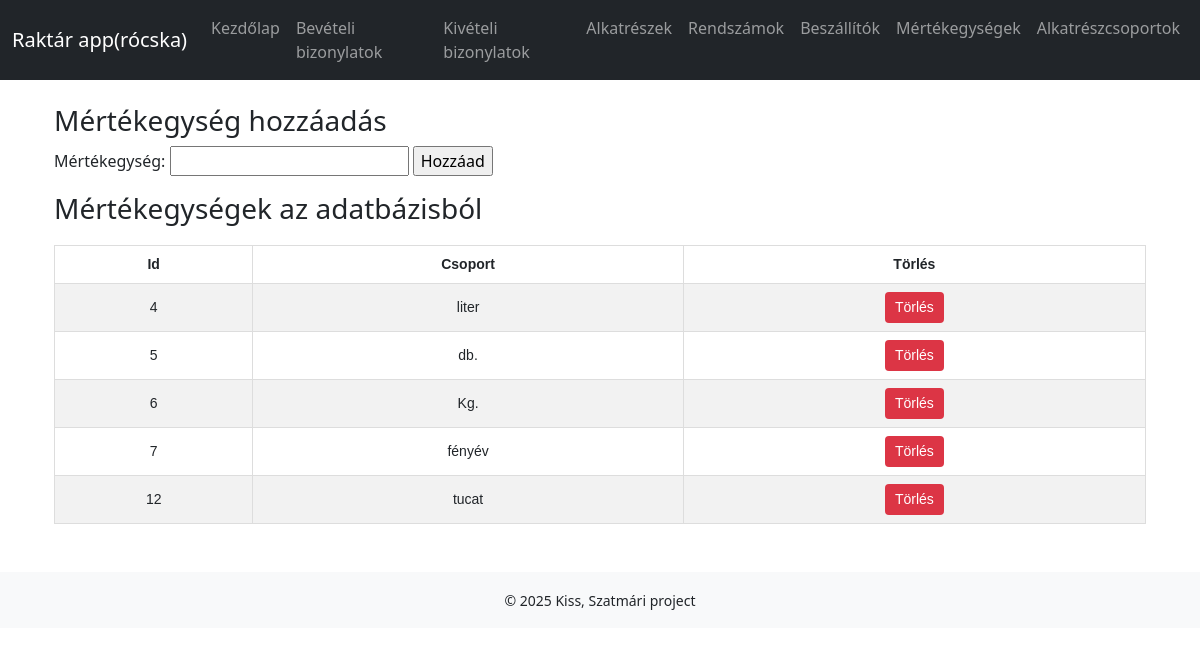
The app's page /mertekegyseg/ with its own data.
### raktar/models.py (models this page shows, shortened)
class Mertekegyseg(models.Model):
    mertegys = models.CharField(max_length=20)

### raktar/views.py (the view)
# urls.py: path('mertekegyseg/', views.mertekegyseg, name='mertekegyseg'),
def mertekegyseg(request):
    mertekegysegek = Mertekegyseg.objects.all()
    context = {'mertekegysegek': mertekegysegek}
    return render(request,'mertekegyseg.html', context)

### raktar/templates/mertekegyseg.html (shortened to what this page needs)
{% extends 'base.html' %}
{% block content %}
    <div class="container">
        <section>
            <h3>Mértékegység hozzáadás</h3>
            <form action=" {% url 'raktar:addMertekegyseg' %} " method="post">
                <label>
                    <p>Mértékegység:
                        <input type="text" name="ujMertekegyseg" id="ujMertekegyseg">
                        <input type="submit" value="Hozzáad">
                    </p>
                </label>
            </form>
        </section>
        <section>
            <h3>Mértékegységek az adatbázisból</h3>
            <table>
            <tr>
                <th>Id</th>
                <th>Csoport</th>
                <th>Törlés</th>
            {% for i in mertekegysegek %}
            </tr>
                <td>{{i.id}}</td>
                <td>{{i.mertegys}}</td>
                <td>
                    <form method="post" action="{% url 'raktar:deleteMertekegysegById' i.id %}" style="display:inline;">
                    <button type="submit" class="btn btn-danger btn-sm">Törlés</button>
                    </form>
                </td>
            {% endfor %}
            </table>
        </section>
    </div>
{% endblock %}

### raktar/static/raktar/style.css (style rules this page uses)
table { width: 100%; border-collapse: collapse; margin: 20px 0; font-family: Arial, sans-serif; font-size: 14px; }
table td, table th { border: 1px solid #ddd; padding: 8px; text-align: center; }
.btn-danger { background-color: #dc3545; color: white; border: none; padding: 5px 10px; cursor: pointer; border-radius: 4px; text-decoration: none; }

### records on screen
Mertekegyseg: id "4", mertegys "liter"
Mertekegyseg: id "5", mertegys "db."
Mertekegyseg: id "6", mertegys "Kg."
Mertekegyseg: id "7", mertegys "fényév"
Mertekegyseg: id "12", mertegys "tucat"
